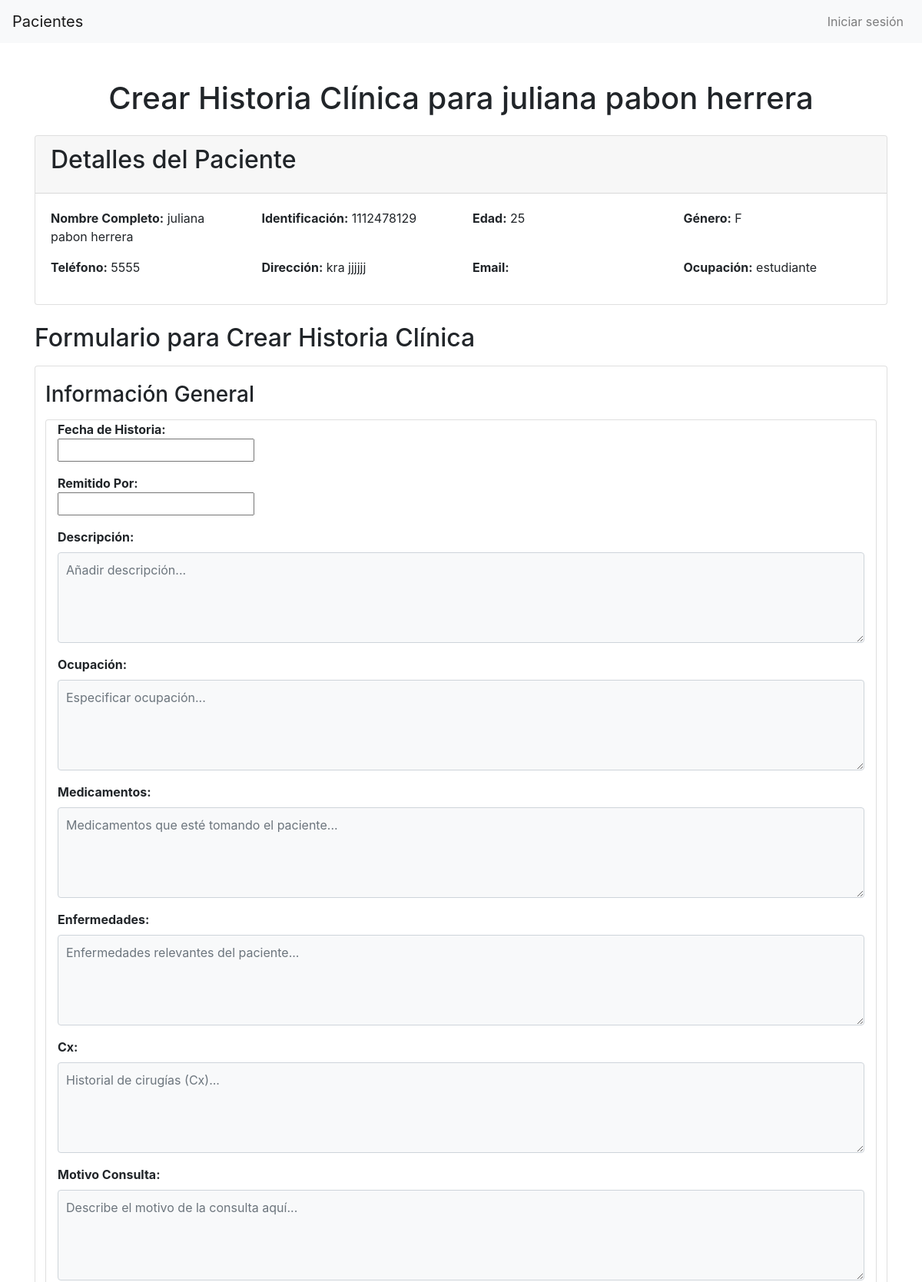
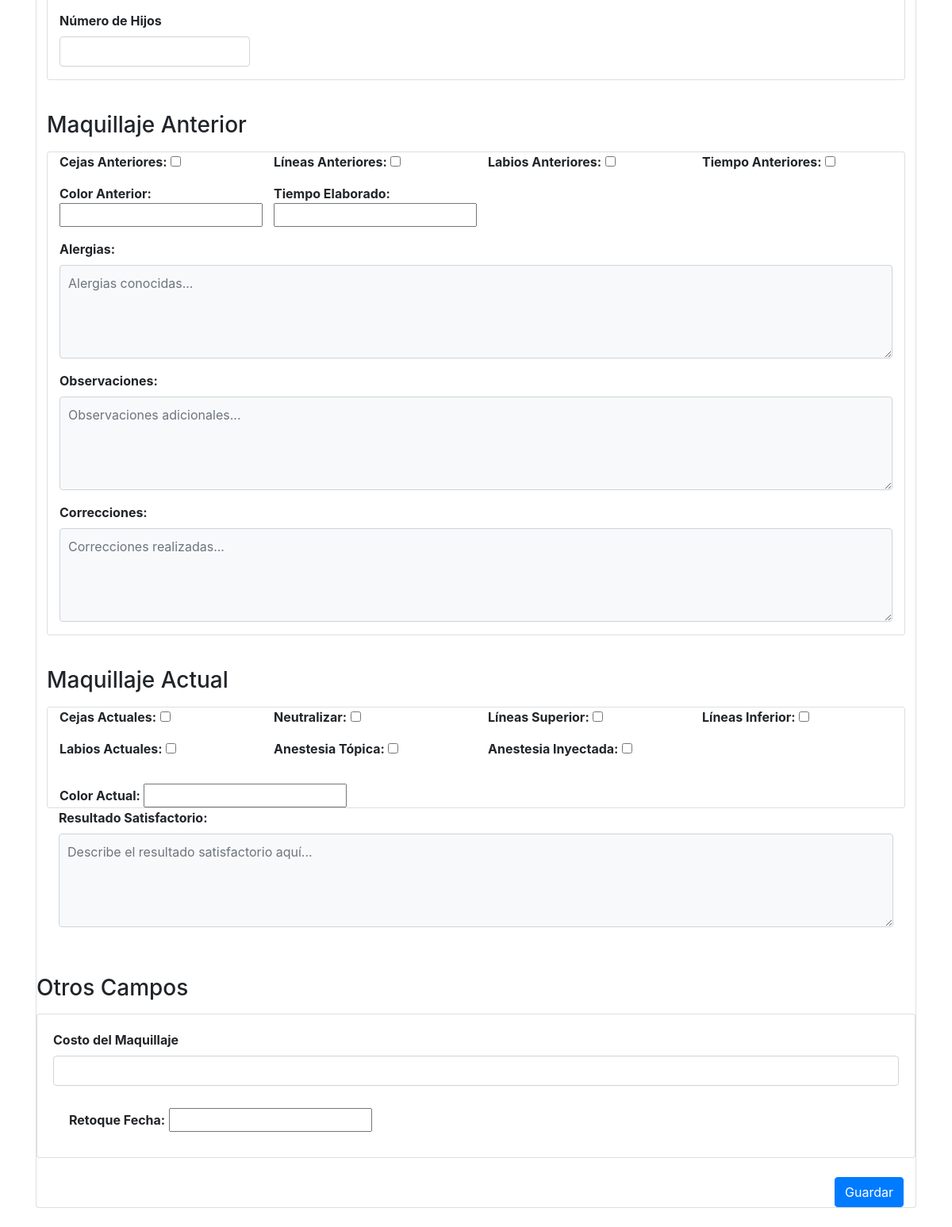
The page /pacientes/hc_maquillaje/crear/1/ on the database its author committed (2 pictures, top to bottom).
### pacientes/models.py (models this page shows, shortened)
class Paciente(models.Model):
    nombre_completo = models.CharField(max_length=255)
    identificacion = models.CharField(max_length=50, unique=True)
    edad = models.IntegerField()
    genero = models.CharField(max_length=10, choices=[('M', 'Masculino'), ('F', 'Femenino'), ('O', 'Otro')])
    telefono = models.CharField(max_length=20)
    direccion = models.CharField(max_length=255)
    correo_electronico = models.EmailField()
    ocupacion = models.CharField(max_length=100)

### hc_maquillaje/views.py (the view)
# urls.py: path('crear/<int:paciente_id>/', crear_historia_clinica, name='crear_historia_clinica'),
def crear_historia_clinica(request, paciente_id):
    paciente = get_object_or_404(Paciente, id=paciente_id)
    if request.method == 'POST':
        form = HistoriaClinicaForm(request.POST)
        if form.is_valid():
            historia_clinica = form.save(commit=False)
            historia_clinica.paciente = paciente
            historia_clinica.save()
            return redirect('hc_maquillaje:historia_clinica_list', paciente_id=paciente.id)
    else:
        form = HistoriaClinicaForm()
    context = {
        'form': form,
        'paciente': paciente,
    }
    return render(request, 'hc_maquillaje/crear_historia_clinica.html', context)

### hc_maquillaje/templates/hc_maquillaje/crear_historia_clinica.html (shortened to what this page needs)
{% load static %}
<!DOCTYPE html>
<html>
<head>
   <link href="{% static 'css/estilos.css' %}" rel="stylesheet">
    <link href="https://cdn.jsdelivr.net/npm/bootstrap@5.3.0/dist/css/bootstrap.min.css" rel="stylesheet">
</head>
<body>
    {% include 'pacientes/navbar.html' %}
    <div class="container mt-5">
        <h1 class="text-center mb-4">Crear Historia Clínica para {{ paciente.nombre_completo }}</h1>
        <div class="card mb-4">
            <div class="card-header">
                <h2 class="card-title">Detalles del Paciente</h2>
            </div>
            <div class="card-body">
                <div class="row">
                    <div class="col-md-3 mb-3"><strong>Nombre Completo:</strong> {{ paciente.nombre_completo }}</div>
                    <div class="col-md-3 mb-3"><strong>Identificación:</strong> {{ paciente.identificacion }}</div>
                    <div class="col-md-3 mb-3"><strong>Edad:</strong> {{ paciente.edad }}</div>
                    <div class="col-md-3 mb-3"><strong>Género:</strong> {{ paciente.genero }}</div>
                    <div class="col-md-3 mb-3"><strong>Teléfono:</strong> {{ paciente.telefono }}</div>
                    <div class="col-md-3 mb-3"><strong>Dirección:</strong> {{ paciente.direccion }}</div>
                    <div class="col-md-3 mb-3"><strong>Email:</strong> {{ paciente.email }}</div>
                    <div class="col-md-3 mb-3"><strong>Ocupación:</strong> {{ paciente.ocupacion }}</div>
                </div>
            </div>
        </div>
        <h2 class="mb-3">Formulario para Crear Historia Clínica</h2>
        <div class="card mb-4">
            <div class="card-body">
                <form method="post" class="row g-3 needs-validation" novalidate>
                    <div class="mb-4">
                        <h3 class="mb-3">Información General</h3>
                        <div class="card">
                            <div class="col-md-3 mb-3"><strong>Fecha de Historia:</strong> {{ form.fecha }}</div>
                            <div class="col-md-3 mb-3"><strong>Remitido Por:</strong> {{ form.remitido_por }}</div>
                            <div class="col-md-12 mb-3">
                                <label for="id_descripcion"><strong>Descripción:</strong></label>
                                {{ form.descripcion }}
                            </div>
                            <div class="col-md-12 mb-3">
                                <label for="id_ocupacion"><strong>Ocupación:</strong></label>
                                {{ form.ocupacion }}
                            </div>
                            <div class="col-md-12 mb-3">
                                <label for="id_medicamentos"><strong>Medicamentos:</strong></label>
                                {{ form.medicamentos }}
                            </div>
                            <div class="col-md-12 mb-3">
                                <label for="id_enfermedades"><strong>Enfermedades:</strong></label>
                                {{ form.enfermedades }}
                            </div>
                            <div class="col-md-12 mb-3">
                                <label for="id_cx"><strong>Cx:</strong></label>
                                {{ form.cx }}
                            </div>
                            <div class="col-md-12 mb-3">
                                <label for="id_motivo_consulta" class="form-label"><strong>Motivo Consulta:</strong></label>
                                {{ form.motivo_consulta }}
                            </div>
                            <div class="col-md-3 mb-3">
                                <label for="id_hijos" class="form-label"><strong>Número de Hijos</strong></label>
                                <input type="number" class="form-control" id="id_hijos" name="hijos" required>
                            </div>
                        </div>
                    </div>
                    <div class="mb-4">
                        <h3 class="mb-3">Maquillaje Anterior</h3>
                        <div class="card">
                            <div class="container">
                                <div class="row">
                                    <div class="col-md-3 mb-3">
                                        <strong>Cejas Anteriores:</strong>
                                        {{ form.cejas_anteriores }}
                                    </div>
                                    <div class="col-md-3 mb-3">
                                        <strong>Líneas Anteriores:</strong>
                                        {{ form.lineas_anteriores }}
                                    </div>
                                    <div class="col-md-3 mb-3">
                                        <strong>Labios Anteriores:</strong>
                                        {{ form.labios_anteriores }}
                                    </div>
                                    <div class="col-md-3 mb-3">
                                        <strong>Tiempo Anteriores:</strong>
                                        {{ form.tiempo_anteriores }}
                                    </div>
                                </div>
                                <div class="row">
                                    <div class="col-md-3 mb-3">
                                        <strong>Color Anterior:</strong>
                                        {{ form.color_anterior }}
                                    </div>
                                    <div class="col-md-3 mb-3">
                                        <strong>Tiempo Elaborado:</strong>
                                        {{ form.tiempo_elaborado }}
                                    </div>
                                </div>
                            </div>
                            <div class="col-md-12 mb-3">
                                <label for="id_alergias"><strong>Alergias:</strong></label>
                                   {{ form.alergias }}
                            </div>
                            <div class="col-md-12 mb-3">
                                  <label for="id_observaciones"><strong>Observaciones:</strong></label>
                                   {{ form.observaciones }}
                            </div>
                            <div class="col-md-12 mb-3">
                                    <label for="id_correcciones"><strong>Correcciones:</strong></label>
                                    {{ form.correcciones }}
                            </div>
                        </div>
                    </div>
                    <div class="mb-4">
                        <h3 class="mb-3">Maquillaje Actual</h3>
                        <div class="card">
                                    <div class="container">
                                        <div class="row">
                                            <div class="col-md-3 mb-3"><strong>Cejas Actuales:</strong> {{ form.cejas_actuales }}</div>
                                            <div class="col-md-3 mb-3">
                                                <strong>Neutralizar:</strong>
                                                {{ form.neutralizar }}
                                            </div>
                                            <div class="col-md-3 mb-3">
                                                <strong>Líneas Superior:</strong>
                                                {{ form.lineas_superior }}
                                            </div>
                                            <div class="col-md-3 mb-3">
                                                <strong>Líneas Inferior:</strong>
                                                {{ form.lineas_inferior }}
                                            </div>
                                        </div>
                                        <div class="row">
                                            <div class="col-md-3 mb-3">
                                                <strong>Labios Actuales:</strong>
                                                {{ form.labios_actuales }}
                                            </div>
                                            <div class="col-md-3 mb-3">
                                                <strong>Anestesia Tópica:</strong>
                                                {{ form.anestesia_topica }}
                                            </div>
                                            <div class="col-md-3 mb-3">
                                                <strong>Anestesia Inyectada:</strong>
                                                {{ form.anestesia_inyectada }}
                                            </div>
                                        </div>
                                                <strong>Color Actual:</strong>
                                                {{ form.color_actual }}
                                    </div>
                                    </div>
                                    <div class="col-md-12 mb-3">
                                        <label for="id_resultado_satisfactorio"><strong>Resultado Satisfactorio:</strong></label>
                                        {{ form.resultado_satisfactorio }}
                                    </div>
                        </div>
                    </div>
                    <div class="mb-4">
                        <h3 class="mb-3">Otros Campos</h3>
                        <div class="card">
                            <div class="card-body">
                                <ul class="list-group list-group-flush">
                                    <div class="mb-3">
                                        <label for="id_costo_maquillaje" class="form-label"><strong>Costo del Maquillaje</strong> </label>
                                        <input type="number" class="form-control" id="id_costo_maquillaje" name="costo_maquillaje" required>
                                    </div>
                                    <li class="list-group-item"><strong>Retoque Fecha:</strong> {{ form.retoque_fecha }}</li>
                                </ul>
                            </div>
                        </div>
                    </div>
                    <div class="col-12 text-end">
                        <button type="submit" class="btn btn-primary">Guardar</button>
                    </div>
            </div>
        </div>
</body>
</html>

### hc_maquillaje/static/app/css/estilos.css (style rules this page uses)
textarea.form-control { border: 1px solid #ced4da; padding: 10px; resize: vertical; background-color: #f8f9fa; }
.motivo-consulta-textarea { font-size: 14px; padding: 10px; border-radius: 5px; border: 1px solid #ccc; }

### rows shown on the page
Paciente: nombre_completo "juliana pabon herrera", identificacion "1112478129", edad "25", genero "F", telefono "5555", direccion "kra jjjjjj", ocupacion "estudiante"
